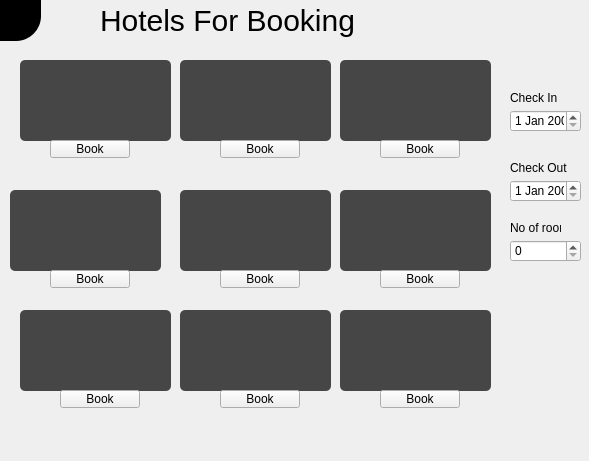
<?xml version="1.0" encoding="UTF-8"?>
<ui version="4.0">
 <class>Form</class>
 <widget class="QWidget" name="Form">
  <property name="geometry">
   <rect>
    <x>0</x>
    <y>0</y>
    <width>589</width>
    <height>461</height>
   </rect>
  </property>
  <property name="windowTitle">
   <string>Form</string>
  </property>
  <widget class="QLabel" name="label">
   <property name="geometry">
    <rect>
     <x>-60</x>
     <y>-60</y>
     <width>561</width>
     <height>601</height>
    </rect>
   </property>
   <property name="text">
    <string/>
   </property>
   <property name="pixmap">
    <pixmap>../images/Hotelaccomodation.jpg</pixmap>
   </property>
   <property name="scaledContents">
    <bool>false</bool>
   </property>
  </widget>
  <widget class="QLabel" name="label_2">
   <property name="geometry">
    <rect>
     <x>20</x>
     <y>60</y>
     <width>151</width>
     <height>81</height>
    </rect>
   </property>
   <property name="styleSheet">
    <string notr="true">background-color:rgba(0,0,0,180);
border-radius:05px;
color:white;</string>
   </property>
   <property name="text">
    <string/>
   </property>
  </widget>
  <widget class="QLabel" name="label_3">
   <property name="geometry">
    <rect>
     <x>10</x>
     <y>190</y>
     <width>151</width>
     <height>81</height>
    </rect>
   </property>
   <property name="styleSheet">
    <string notr="true">background-color:rgba(0,0,0,180);
border-radius:05px;
color:white;</string>
   </property>
   <property name="text">
    <string/>
   </property>
  </widget>
  <widget class="QLabel" name="label_4">
   <property name="geometry">
    <rect>
     <x>20</x>
     <y>310</y>
     <width>151</width>
     <height>81</height>
    </rect>
   </property>
   <property name="styleSheet">
    <string notr="true">background-color:rgba(0,0,0,180);
border-radius:05px;
color:white;</string>
   </property>
   <property name="text">
    <string/>
   </property>
  </widget>
  <widget class="QLabel" name="label_5">
   <property name="geometry">
    <rect>
     <x>180</x>
     <y>60</y>
     <width>151</width>
     <height>81</height>
    </rect>
   </property>
   <property name="styleSheet">
    <string notr="true">background-color:rgba(0,0,0,180);
border-radius:05px;
color:white;</string>
   </property>
   <property name="text">
    <string/>
   </property>
  </widget>
  <widget class="QLabel" name="label_6">
   <property name="geometry">
    <rect>
     <x>180</x>
     <y>190</y>
     <width>151</width>
     <height>81</height>
    </rect>
   </property>
   <property name="styleSheet">
    <string notr="true">background-color:rgba(0,0,0,180);
border-radius:05px;
color:white;</string>
   </property>
   <property name="text">
    <string/>
   </property>
  </widget>
  <widget class="QLabel" name="label_7">
   <property name="geometry">
    <rect>
     <x>180</x>
     <y>310</y>
     <width>151</width>
     <height>81</height>
    </rect>
   </property>
   <property name="styleSheet">
    <string notr="true">background-color:rgba(0,0,0,180);
border-radius:05px;
color:white;</string>
   </property>
   <property name="text">
    <string/>
   </property>
  </widget>
  <widget class="QLabel" name="label_8">
   <property name="geometry">
    <rect>
     <x>340</x>
     <y>60</y>
     <width>151</width>
     <height>81</height>
    </rect>
   </property>
   <property name="styleSheet">
    <string notr="true">background-color:rgba(0,0,0,180);
border-radius:05px;
color:white;</string>
   </property>
   <property name="text">
    <string/>
   </property>
  </widget>
  <widget class="QLabel" name="label_9">
   <property name="geometry">
    <rect>
     <x>340</x>
     <y>190</y>
     <width>151</width>
     <height>81</height>
    </rect>
   </property>
   <property name="styleSheet">
    <string notr="true">background-color:rgba(0,0,0,180);
border-radius:05px;
color:white;</string>
   </property>
   <property name="text">
    <string/>
   </property>
  </widget>
  <widget class="QLabel" name="label_10">
   <property name="geometry">
    <rect>
     <x>340</x>
     <y>310</y>
     <width>151</width>
     <height>81</height>
    </rect>
   </property>
   <property name="styleSheet">
    <string notr="true">background-color:rgba(0,0,0,180);
border-radius:05px;
color:white;</string>
   </property>
   <property name="text">
    <string/>
   </property>
  </widget>
  <widget class="QPushButton" name="pushButton">
   <property name="geometry">
    <rect>
     <x>50</x>
     <y>140</y>
     <width>80</width>
     <height>18</height>
    </rect>
   </property>
   <property name="text">
    <string>Book</string>
   </property>
  </widget>
  <widget class="QPushButton" name="pushButton_2">
   <property name="geometry">
    <rect>
     <x>220</x>
     <y>140</y>
     <width>80</width>
     <height>18</height>
    </rect>
   </property>
   <property name="text">
    <string>Book</string>
   </property>
  </widget>
  <widget class="QPushButton" name="pushButton_3">
   <property name="geometry">
    <rect>
     <x>380</x>
     <y>140</y>
     <width>80</width>
     <height>18</height>
    </rect>
   </property>
   <property name="text">
    <string>Book</string>
   </property>
  </widget>
  <widget class="QPushButton" name="pushButton_4">
   <property name="geometry">
    <rect>
     <x>380</x>
     <y>270</y>
     <width>80</width>
     <height>18</height>
    </rect>
   </property>
   <property name="text">
    <string>Book</string>
   </property>
  </widget>
  <widget class="QPushButton" name="pushButton_5">
   <property name="geometry">
    <rect>
     <x>220</x>
     <y>270</y>
     <width>80</width>
     <height>18</height>
    </rect>
   </property>
   <property name="text">
    <string>Book</string>
   </property>
  </widget>
  <widget class="QPushButton" name="pushButton_6">
   <property name="geometry">
    <rect>
     <x>50</x>
     <y>270</y>
     <width>80</width>
     <height>18</height>
    </rect>
   </property>
   <property name="text">
    <string>Book</string>
   </property>
  </widget>
  <widget class="QPushButton" name="pushButton_7">
   <property name="geometry">
    <rect>
     <x>60</x>
     <y>390</y>
     <width>80</width>
     <height>18</height>
    </rect>
   </property>
   <property name="text">
    <string>Book</string>
   </property>
  </widget>
  <widget class="QPushButton" name="pushButton_8">
   <property name="geometry">
    <rect>
     <x>220</x>
     <y>390</y>
     <width>80</width>
     <height>18</height>
    </rect>
   </property>
   <property name="text">
    <string>Book</string>
   </property>
  </widget>
  <widget class="QPushButton" name="pushButton_9">
   <property name="geometry">
    <rect>
     <x>380</x>
     <y>390</y>
     <width>80</width>
     <height>18</height>
    </rect>
   </property>
   <property name="text">
    <string>Book</string>
   </property>
  </widget>
  <widget class="QLabel" name="label_11">
   <property name="geometry">
    <rect>
     <x>100</x>
     <y>0</y>
     <width>281</width>
     <height>41</height>
    </rect>
   </property>
   <property name="styleSheet">
    <string notr="true">color:black;
font-size: 30px;</string>
   </property>
   <property name="text">
    <string>Hotels For Booking</string>
   </property>
  </widget>
  <widget class="QLabel" name="label_20">
   <property name="geometry">
    <rect>
     <x>190</x>
     <y>370</y>
     <width>131</width>
     <height>21</height>
    </rect>
   </property>
   <property name="styleSheet">
    <string notr="true">font-style:bold;
font-style:italic;</string>
   </property>
   <property name="text">
    <string/>
   </property>
  </widget>
  <widget class="QPushButton" name="pushButton_11">
   <property name="geometry">
    <rect>
     <x>0</x>
     <y>0</y>
     <width>41</width>
     <height>41</height>
    </rect>
   </property>
   <property name="mouseTracking">
    <bool>true</bool>
   </property>
   <property name="styleSheet">
    <string notr="true">
QPushButton {
background-color:rgba(0,0,0,500);
  color: #ffffff;
  border: 1px solid grayrgb(50, 50, 50);

  font-size: 12px;
  font-weight: bold;



  border-bottom-right-radius: 25px;
  transition: all 0.3s ease-in-out;
}

QPushButton:hover {
  background-color: #555555;
  box-shadow: 0 0 20px #ffffff;  /* increased shadow size */
  transform: scale(1.1);  /* increased hover effect */
}

</string>
   </property>
   <property name="text">
    <string/>
   </property>
   <property name="icon">
    <iconset>
     <normaloff>../images/back1.png</normaloff>../images/back1.png</iconset>
   </property>
   <property name="iconSize">
    <size>
     <width>20</width>
     <height>20</height>
    </size>
   </property>
  </widget>
  <widget class="QLabel" name="label_12">
   <property name="geometry">
    <rect>
     <x>510</x>
     <y>90</y>
     <width>71</width>
     <height>16</height>
    </rect>
   </property>
   <property name="text">
    <string>Check In</string>
   </property>
  </widget>
  <widget class="QSpinBox" name="spinBox">
   <property name="geometry">
    <rect>
     <x>510</x>
     <y>240</y>
     <width>71</width>
     <height>22</height>
    </rect>
   </property>
  </widget>
  <widget class="QLabel" name="label_13">
   <property name="geometry">
    <rect>
     <x>510</x>
     <y>160</y>
     <width>71</width>
     <height>16</height>
    </rect>
   </property>
   <property name="text">
    <string>Check Out</string>
   </property>
  </widget>
  <widget class="QLabel" name="label_14">
   <property name="geometry">
    <rect>
     <x>510</x>
     <y>220</y>
     <width>51</width>
     <height>16</height>
    </rect>
   </property>
   <property name="text">
    <string>No of rooms</string>
   </property>
  </widget>
  <widget class="QDateEdit" name="dateEdit">
   <property name="geometry">
    <rect>
     <x>510</x>
     <y>110</y>
     <width>71</width>
     <height>22</height>
    </rect>
   </property>
  </widget>
  <widget class="QDateEdit" name="dateEdit_2">
   <property name="geometry">
    <rect>
     <x>510</x>
     <y>180</y>
     <width>71</width>
     <height>22</height>
    </rect>
   </property>
  </widget>
 </widget>
 <resources/>
 <connections/>
</ui>
